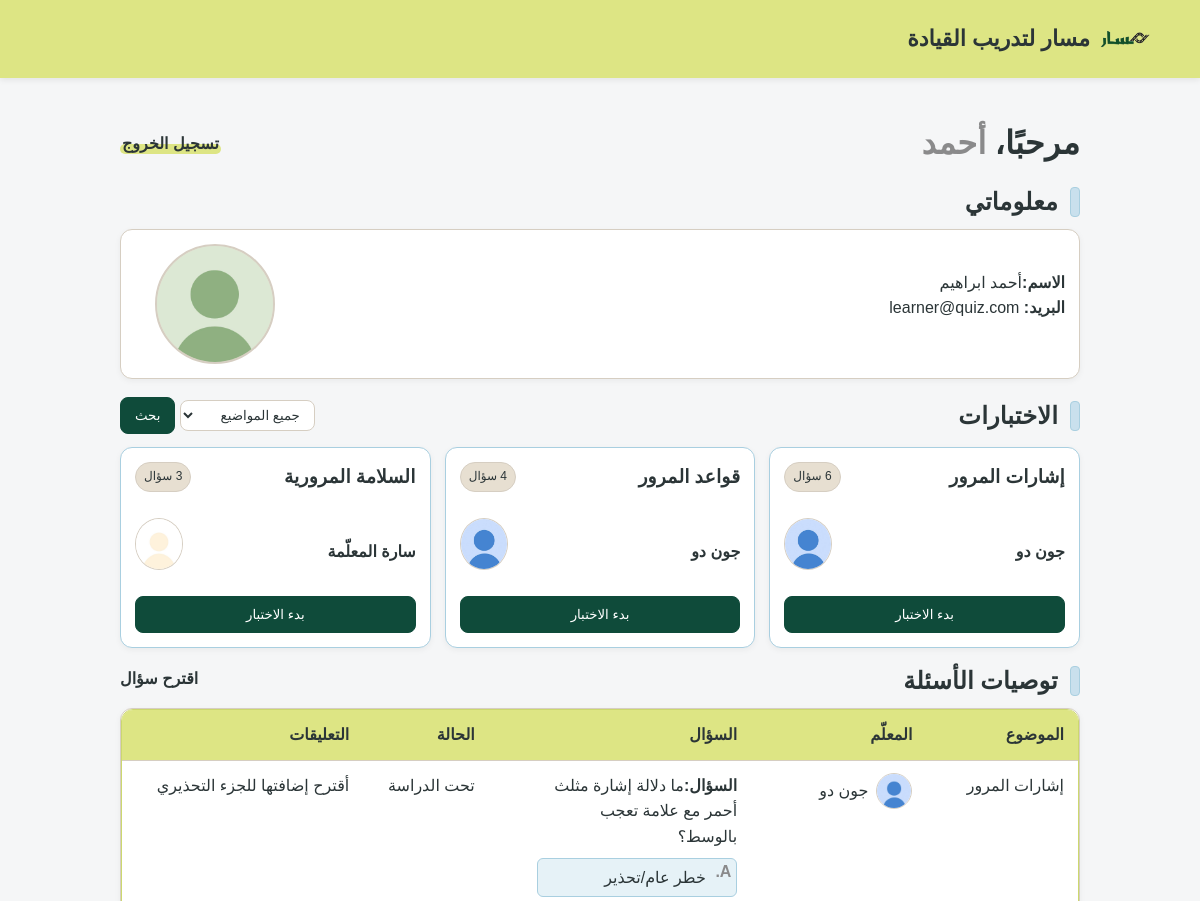
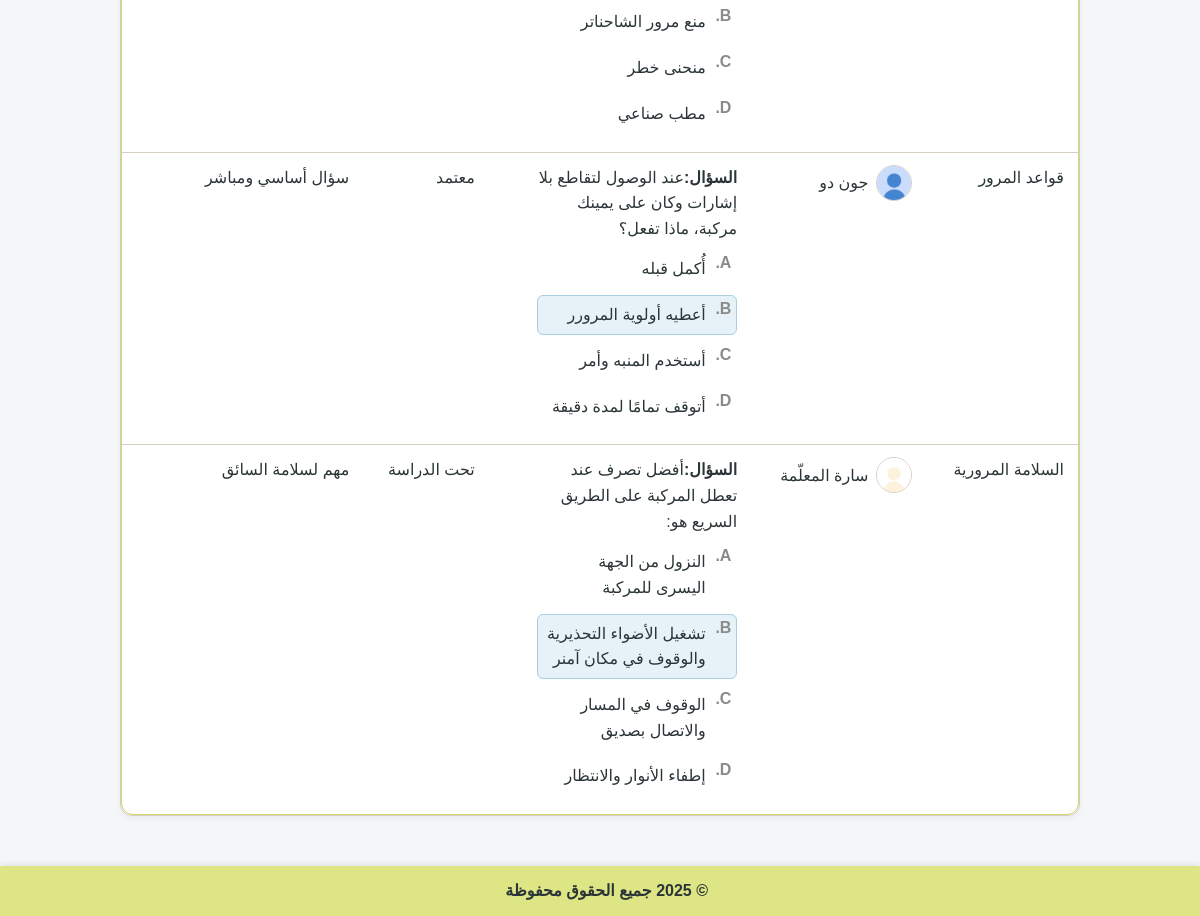
Page /Masar_G2/Learner.php (signed in) on the committed database (2 pictures, top to bottom).
### tables this page shows
CREATE TABLE `user` (
  `id` int NOT NULL,
  `firstName` varchar(100) NOT NULL,
  `lastName` varchar(100) NOT NULL,
  `emailAddress` varchar(150) NOT NULL,
  `password` varchar(255) NOT NULL,
  `photoFileName` varchar(255) DEFAULT 'images/default-profile.png',
  `userType` enum('learner','educator') NOT NULL
);

CREATE TABLE `quiz` (
  `id` int NOT NULL,
  `educatorID` int NOT NULL,
  `topicID` int NOT NULL
);

CREATE TABLE `topic` (
  `id` int NOT NULL,
  `topicName` varchar(150) NOT NULL
);

CREATE TABLE `recommendedquestion` (
  `id` int NOT NULL,
  `quizID` int DEFAULT NULL,
  `learnerID` int DEFAULT NULL,
  `question` text NOT NULL,
  `questionFigureFileName` varchar(255) DEFAULT NULL,
  `answerA` text NOT NULL,
  `answerB` text NOT NULL,
  `answerC` text NOT NULL,
  `answerD` text NOT NULL,
  `correctAnswer` enum('A','B','C','D') NOT NULL,
  `status` enum('pending','approved','disapproved') NOT NULL DEFAULT 'pending',
  `comments` text
);

### Masar_G2/Learner.php (the view, shortened to what this page needs)
<!DOCTYPE html>
<?php
include 'connection.php';
$userID = $_SESSION['id'];
$firstName = '';
$lastName = '';
$pfp = '';
$email = '';
$getUserInfo = "SELECT firstName, lastName, emailAddress, photoFileName FROM user WHERE id={$userID}";
if ($result = mysqli_query($connection, $getUserInfo)) {
    while ($row = mysqli_fetch_assoc($result)) {
        $firstName = $row['firstName'];
        $lastName = $row['lastName'];
        $pfp = $row['photoFileName'];
        $email = $row['emailAddress'];
    }
}
$fullName = $firstName . " " . $lastName;
?>
<html lang="ar" dir="rtl">
    <head>
        <link rel="stylesheet" href="common.css">
    </head>
    <body>
        <header>
            <div class="header-container">
                <div class="logo">
                    <img src="images/logo.png" alt="شعار الموقع">
                    <span>مسار لتدريب القيادة</span>
                </div>
            </div>
        </header>
        <div class="container">
            <div class="topbar">
                <?php
                echo "<h1>مرحبًا، <span class=\"muted\">{$firstName}</span></h1>";
                ?>
                <a class="logout-link" href="homepage.php">تسجيل الخروج</a>
            </div>
            <section class="section">
                <h2 class="section-title"><span class="accent"></span> معلوماتي</h2>
                <div class="card educator">
                    <div>
                        <br>
                        <?php
                        echo "<div><strong>الاسم:</strong>{$fullName}</div>";
                        echo "<div><strong>البريد:</strong> {$email}</div>";
                        ?>
                    </div>
                    <div class="photo">
                        <?php
                        echo "<img src=\"{$pfp}\" alt=\"صورة الطالب\">";
                        ?>
                    </div>
                </div>
            </section>
            <section class="section">
                <div class="quiz-section">
                    <h2 class="section-title"><span class="accent"></span> الاختبارات</h2>
                    <form action="Learner.php" method="POST">
                        <select class="filter-select" name="topic">
                            <option value="0">جميع المواضيع</option>
                        </select>
                        <input type="submit" value="بحث" class="btn primary">
                    </form>
                </div>
                <div class="quiz-list">
                    <?php
                    $quizList = "
                                    SELECT
                                        q.id,
                                        q.educatorID,
                                        q.topicID,
                                        t.topicName,
                                        u.firstName,
                                        u.lastName,
                                        u.photoFileName,
                                        COUNT(qq.id) AS questionCount
                                    FROM quiz q
                                    JOIN topic t
                                        ON q.topicID = t.id
                                    JOIN user u
                                        ON q.educatorID = u.id
                                    LEFT JOIN quizquestion qq
                                        ON q.id = qq.quizID
                                ";
                    $quizList .= "
                        GROUP BY
                            q.id,
                            q.educatorID,
                            q.topicID,
                            t.topicName,
                            u.firstName,
                            u.lastName,
                            u.photoFileName
                    ";
                    if ($result = mysqli_query($connection, $quizList)) {
                        while ($row = mysqli_fetch_assoc($result)) {
                            echo "<article class=\"quiz-card\">";
                            echo "<div class=\"quiz-info\">";
                            echo "<h3 class=\"quiz-title\"><a href=\"\">{$row['topicName']}</a></h3>";
                            echo "<div class=\"chips\"><span class=\"chip\"><span class=\"number-of-questions\">{$row['questionCount']}</span> سؤال</div>";
                            echo "</div>";
                            echo "<div class=\"instructor-info\">";
                            echo "<h4>{$row['firstName']} {$row['lastName']}</h4>";
                            echo "<img src=\"{$row['photoFileName']}\" class=\"avatar-img\">";
                            echo "</div>";
                            echo "<a href=\"TakeQuiz.php?quizID={$row['id']}\"><button class=\"btn primary btn-full\">بدء الاختبار</button></a>";
                            echo "</article>";
                        }
                    }
                    ?>
                </div>
            </section>
            <section class="section">
                <div class="rec-section">
                    <h2 class="section-title"><span class="accent"></span> توصيات الأسئلة</h2>
                    <a href="Recommend_question.php" class="recommend-a-question">اقترح سؤال</a>
                </div>
                <div class="card table-card">
                    <div class="table-wrap">
                        <table>
                            <thead>
                                <tr>
                                    <th>الموضوع</th>
                                    <th>المعلّم</th>
                                    <th>السؤال</th>
                                    <th>الحالة</th>
                                    <th>التعليقات</th>
                                </tr>
                            </thead>
                            <tbody>
                                <?php
                                $getRecommendedQs = "SELECT
                                            r.*,
                                            q.id AS quizID,
                                            q.educatorID,
                                            q.topicID,
                                            t.topicName,
                                            u.firstName,
                                            u.lastName,
                                            u.photoFileName AS profileImage
                                        FROM recommendedquestion r
                                        JOIN quiz q
                                            ON r.quizID = q.id
                                        JOIN user u
                                            ON q.educatorID = u.id
                                        JOIN topic t
                                            ON q.topicID = t.id
                                        WHERE r.learnerID = {$userID};";
                                if ($result = mysqli_query($connection, $getRecommendedQs)) {
                                    while ($row = mysqli_fetch_assoc($result)) {
                                        echo "<tr><td>{$row['topicName']}</td>";
                                        echo "<td>
                                                    <div class=\"hstack\">
                                                        <img src=\"{$row['profileImage']}\" class=\"avatar-img\" alt=\"{$row['firstName']}\">
                                                        <div>{$row['firstName']} {$row['lastName']}</div>
                                                    </div>
                                                </td>";
                                        if (!empty($row['questionFigureFileName'])) {
                                            echo "<td>
                                                        <div class=\"q-item has-media\">
                                                            <div class=\"q-media tall\">
                                                                <img class=\"q-img\" src=\"{$row['questionFigureFileName']}\" />
                                                            </div>";
                                        } else {
                                            echo "<td>
                                                        <div class=\"q-item has-media\">";
                                        }
                                        if ($row['correctAnswer'] === 'A') {
                                            echo "<div class=\"q-body\">
                                                    <div><strong>السؤال:</strong>{$row['question']}</div>
                                                    <ol class=\"choices\">
                                                        <li class=\"correct\">{$row['answerA']}</li>
                                                        <li>{$row['answerB']}ر</li>
                                                        <li>{$row['answerC']}</li>
                                                        <li>{$row['answerD']}</li>
                                                    </ol>
                                                </div>";
                                        } else if ($row['correctAnswer'] === 'B') {
                                            echo "<div class=\"q-body\">
                                                    <div><strong>السؤال:</strong>{$row['question']}</div>
                                                    <ol class=\"choices\">
                                                        <li>{$row['answerA']}</li>
                                                        <li class=\"correct\">{$row['answerB']}ر</li>
                                                        <li>{$row['answerC']}</li>
                                                        <li>{$row['answerD']}</li>
                                                    </ol>
                                                </div>";
                                        } else if ($row['correctAnswer'] === 'C') {
                                            echo "<div class=\"q-body\">
                                                    <div><strong>السؤال:</strong>{$row['question']}</div>
                                                    <ol class=\"choices\">
                                                        <li>{$row['answerA']}</li>
                                                        <li>{$row['answerB']}ر</li>
                                                        <li class=\"correct\">{$row['answerC']}</li>
                                                        <li>{$row['answerD']}</li>
                                                    </ol>
                                                </div>";
                                        }
                                        echo "</div></td>";
                                        if ($row['status'] === 'pending') {
                                            echo "<td>
                                                    <div>تحت الدراسة</div>
                                                </td>";
                                        } else if ($row['status'] === 'approved') {
                                            echo "<td>
                                                    <div>معتمد</div>
                                                </td>";
                                        } else {
                                            echo "<td>
                                                    <div>مرفوض</div>
                                                </td>";
                                        }
                                        echo "<td>
                                                    <div>{$row['comments']}</div>
                                                </td>
                                              </tr>";
                                    }
                                }
                                ?>
                            </tbody>
                        </table>
                    </div>
                </div>
            </section>
        </div>
        <footer>
            &copy; 2025 جميع الحقوق محفوظة
              </footer>
    </body>
</html>

### Masar_G2/common.css (style rules this page uses)
* { box-sizing:border-box }
header { background: #DDE584; padding: 14px 20px; box-shadow: 0 2px 6px rgba(0, 0, 0, 0.08); margin-bottom: 20px; }
.header-container { display: flex; align-items: center; justify-content: space-between; max-width: 1100px; margin: 0 auto; }
header .logo { display: flex; align-items: center; gap: 10px; font-size: 22px; font-weight: bold; color: #2B3537; }
header img { width: 50px; height: 50px; object-fit: contain; border: none; }
html { scroll-behavior:smooth }
body { margin:0; direction:rtl; font-family:Arial,"Segoe UI",Tahoma,sans-serif; background:#F5F6F7; color:#2B3537; font-size:16px; line-height:1.6; }
h1,h2,h3 { font-family:Georgia,"Times New Roman",serif;font-weight:800;letter-spacing:.2px;margin:0 }
a { color:#2B3537;text-decoration:none }
img { max-width:100%;display:block }
.container { max-width:1000px;margin:auto;padding:20px }
.muted { color:#8A8A8B }
.topbar { display:flex;align-items:center;justify-content:space-between;gap:12px;margin-bottom:16px }
.topbar h1 { margin:0 }
.section { margin-top:18px }
.section-title { display:flex;align-items:center;gap:12px; margin:0 0 12px; font-weight:800; color:#2B3537; line-height:1.2; }
.section-title .accent { width:10px;height:30px;border-radius:4px; background:#C9E0ED; border:1px solid #A9CFE0; }
.hl-link,.logout-link { position:relative; font-weight:800; padding:0 2px; display:inline-block }
.hl-link::after,.logout-link::after { content:""; position:absolute; inset:auto 0 .15em 0; height:.6em; background:#DDE584; border-radius:10px; z-index:-1; }
.btn { display:inline-flex;align-items:center;gap:8px; padding:10px 14px;border:1px solid #D6CEC2;border-radius:8px; background:#fff;color:#2B3537;cursor:pointer;transition:.2s;text-decoration:none }
.btn.primary { background:#0F4B3A;color:#fff;border-color:#0F4B3A }
.btn-full { display:block;width:100% }
.card { background:#fff;border:1px solid #D6CEC2;border-radius:12px; padding:14px;box-shadow:0 2px 6px rgba(0,0,0,.05) }
table { width:100%;border-collapse:separate;border-spacing:0 }
th,td { padding:12px 14px;border-bottom:1px solid #D6CEC2;vertical-align:top;text-align:right }
thead th { background:#DDE584;color:#2B3537;font-weight:800 }
.table-card { padding:0 }
.table-wrap { border-radius:12px;overflow:hidden;border:1px solid #CCD86E }
.table-wrap tbody tr:last-child td { border-bottom:none }
.chips { display:flex;gap:8px;flex-wrap:wrap }
.chip { padding:4px 8px;font-size:12px;border-radius:999px;border:1px solid #D6CEC2;color:#2B3537 }
.chips .chip:nth-child(odd) { background:#E7DFD1 }
.hstack { display:flex;align-items:center;gap:8px }
.q-item { display:block }
.q-item.has-media { display:grid; grid-template-columns:200px 1fr; gap:12px; align-items:stretch; }
.avatar-img { width:36px;height:36px;border-radius:50%;object-fit:cover;border:1px solid #D6CEC2 }
.choices { list-style:none;margin:8px 0 0;padding:0;counter-reset:choice }
.choices li { position:relative;margin:6px 0; padding:.38rem 1.9rem .38rem .5rem; border:1px solid transparent;border-radius:6px;line-height:1.6 }
.choices li::marker { content:"" }
.choices li::before { counter-increment:choice;content:counter(choice, upper-alpha) "."; position:absolute;right:0;top:0;width:1.6rem;text-align:center;color:#8A8A8B;font-weight:600;line-height:1.6 }
.choices li.correct { background:#E6F2F7;border-color:#A9CFE0 }
footer { background: #DDE584; padding: 12px 20px; margin-top: 30px; box-shadow: 0 -2px 6px rgba(0,0,0,0.08); text-align: center; font-weight: 600; color: #2B3537; }

### rows in the picture
user: firstName "أحمد", fullName "أحمد ابراهيم", emailAddress "learner@quiz.com", photoFileName (picture)
quiz: topicID.topicName "إشارات المرور", questionCount "6", educatorID.firstName "جون", educatorID.lastName "دو", educatorID.photoFileName (picture)
quiz: topicID.topicName "قواعد المرور", questionCount "4", educatorID.firstName "جون", educatorID.lastName "دو", educatorID.photoFileName (picture)
quiz: topicID.topicName "السلامة المرورية", questionCount "3", educatorID.firstName "سارة", educatorID.lastName "المعلّمة", educatorID.photoFileName (picture)
recommendedquestion: topic.topicName "إشارات المرور", user.photoFileName (picture), user.firstName "جون", user.lastName "دو", question "ما دلالة إشارة مثلث أحمر مع علامة تعجب بالوسط؟", answerA "خطر عام/تحذير", answerB "منع مرور الشاحنات", answerC "منحنى خطر", answerD "مطب صناعي", status "تحت الدراسة", comments "أقترح إضافتها للجزء التحذيري"
recommendedquestion: topic.topicName "قواعد المرور", user.photoFileName (picture), user.firstName "جون", user.lastName "دو", question "عند الوصول لتقاطع بلا إشارات وكان على يمينك مركبة، ماذا تفعل؟", answerA "أُكمل قبله", answerB "أعطيه أولوية المرور", answerC "أستخدم المنبه وأمر", answerD "أتوقف تمامًا لمدة دقيقة", status "معتمد", comments "سؤال أساسي ومباشر"
recommendedquestion: topic.topicName "السلامة المرورية", user.photoFileName (picture), user.firstName "سارة", user.lastName "المعلّمة", question "أفضل تصرف عند تعطل المركبة على الطريق السريع هو:", answerA "النزول من الجهة اليسرى للمركبة", answerB "تشغيل الأضواء التحذيرية والوقوف في مكان آمن", answerC "الوقوف في المسار والاتصال بصديق", answerD "إطفاء الأنوار والانتظار", status "تحت الدراسة", comments "مهم لسلامة السائق"
